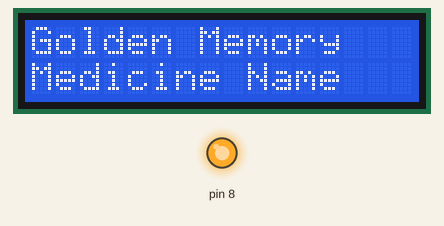
A sketch run on a simulated Arduino Uno, built with avr-gcc and run on an emulated ATmega328P. On the bench: 16×2 character LCD, output pins drawn as LEDs (lit = HIGH).

Above: at 0.1 s.
At 5.1 s:
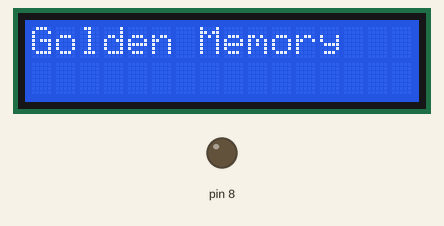
Timing chart, 0 to 126.6 s (numbered marks = the images above):
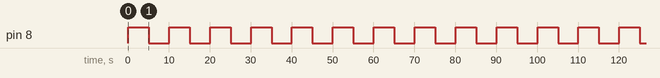

Measured:
- by itself, pin 8: alternates HIGH for 5.0 s and LOW for 5.0 s

The sketch:

THOMAS.ino
```cpp
#include <LiquidCrystal.h>

// initialize the library by associating any needed LCD interface pin
// with the arduino pin number it is connected to
const int rs = 12, en = 11, d4 = 5, d5 = 4, d6 = 3, d7 = 2;
LiquidCrystal lcd(rs, en, d4, d5, d6, d7);

void setup() {
  // set up the LCD's number of columns and rows:
  lcd.begin(16, 2);
  pinMode(8,OUTPUT);
  // Print a message to the LCD.
  lcd.print("Golden Memory");
}

void loop() {

  // set the cursor to column 0, line 1
  // (note: line 1 is the second row, since counting begins with 0):
  lcd.setCursor(0, 1);
 lcd.print("Medicine Name ");
digitalWrite(8,HIGH);
delay(5000);
digitalWrite(8,LOW);
lcd.setCursor(0, 1);
lcd.print("                   ");
  delay(5000);
  }
```
